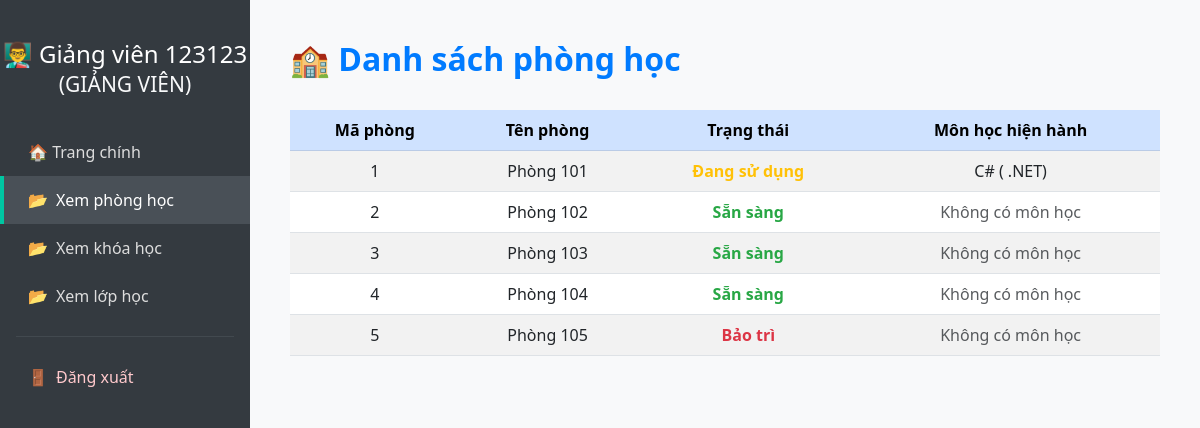
/view-rooms (signed in), run on an earlier commit of the app's database.
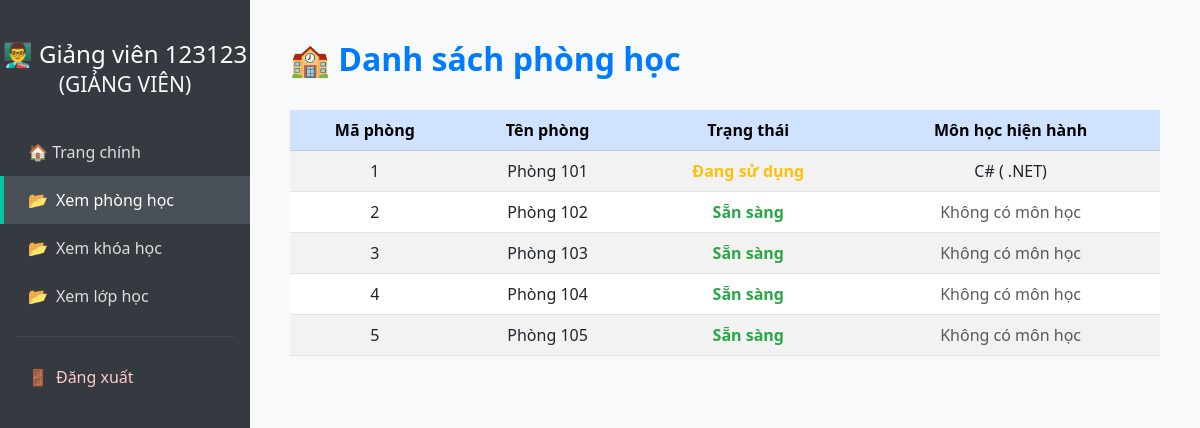
And on a later commit of the database.
### tables this page shows
CREATE TABLE rooms (
            id INTEGER PRIMARY KEY AUTOINCREMENT,
            name TEXT NOT NULL UNIQUE,
            status TEXT NOT NULL CHECK (status IN ('available', 'occupied', 'maintenance'))
        );

### app.py (the view)
@app.route('/view-rooms')
@login_required
def view_rooms():
    conn = sqlite3.connect('database.db')
    cursor = conn.cursor()
    query = """
        select r.id, r.name, r.status, co.name as course_name, u.full_name as teacher_name
        from rooms r
        left join classes c on r.id = c.room_id
        left join courses co on c.course_id = co.id
        left join users u on c.teacher_id = u.id
        group by r.id
    """
    rooms = cursor.execute(query).fetchall()
    conn.close()
    return render_template('view_rooms.html', rooms=rooms, user =current_user)

### app.py (called while the page is built)
@login_manager.user_loader
def load_user(user_id):
    conn = sqlite3.connect('database.db')
    cursor = conn.cursor()
    cursor.execute("SELECT id, full_name, email, role FROM users WHERE id = ?", (user_id,))
    row = cursor.fetchone()
    conn.close()
    if row:
        return User(*row)
    return None

### templates/view_rooms.html (shortened to what this page needs)
<!DOCTYPE html>
<html lang="vi">
<head>
  <link href="https://cdn.jsdelivr.net/npm/bootstrap@5.3.0/dist/css/bootstrap.min.css" rel="stylesheet">
</head>
<body>
<div class="sidebar">
  {%if user.role == 'admin' %}
    <h4>🎓 {{ user.full_name }}<br><small class="text-light">(ADMIN)</small></h4>
  {% elif user.role == 'teacher' %}
    <h4>👨‍🏫 {{ user.full_name }}<br><small class="text-light">(GIẢNG VIÊN)</small></h4>
  {% else %}
    <h4>👩‍🎓 {{ user.full_name }}<br><small class="text-light">(Sinh viên)</small></h4>
  {% endif %}
  <a href="/dashboard" >🏠 Trang chính</a>
  <a href="{{ url_for('view_rooms') }}" class="active"><span class="icon">📂</span>Xem phòng học</a>
  <a href="{{ url_for('view_courses') }}"><span class="icon">📂</span>Xem khóa học</a>
  <a href="{{ url_for('view_classes') }}" ><span class="icon">📂</span>Xem lớp học</a>
  <hr class="text-secondary mx-3">
  <a href="{{ url_for('logout') }}" class="logout-link"><span class="icon">🚪</span>Đăng xuất</a>
</div>
<div class="main-content">
  <h2>🏫 Danh sách phòng học</h2>
  <div class="table-responsive">
    <table class="table table-striped table-hover">
      <thead class="table-primary">
        <tr>
          <th>Mã phòng</th>
          <th>Tên phòng</th>
          <th>Trạng thái</th>
          <th>Môn học hiện hành</th>
        </tr>
      </thead>
      <tbody>
        {% for room in rooms %}
        <tr>
          <td>{{ room[0] }}</td>
          <td>{{ room[1] }}</td>
          <td>
            {% if room[2] == 'available' %}
              <span class="status-available">Sẵn sàng</span>
            {% elif room[2] == 'occupied' %}
              <span class="status-occupied">Đang sử dụng</span>
            {% elif room[2] == 'maintenance' %}
              <span class="status-maintenance">Bảo trì</span>
            {% else %}
              {{ room[2] }}
            {% endif %}
          </td>
          <td>
            {% if room[3] %}
              {{ room[3] }}
            {% else %}
              <span class="text-muted">Không có môn học</span>
            {% endif %}
          </td>
        </tr>
        {% endfor %}
      </tbody>
    </table>
  </div>
</div>
</body>
</html>

What changed in the data, as far as the page shows it:
changed rooms "Phòng 105": status "Bảo trì" → "Sẵn sàng"
